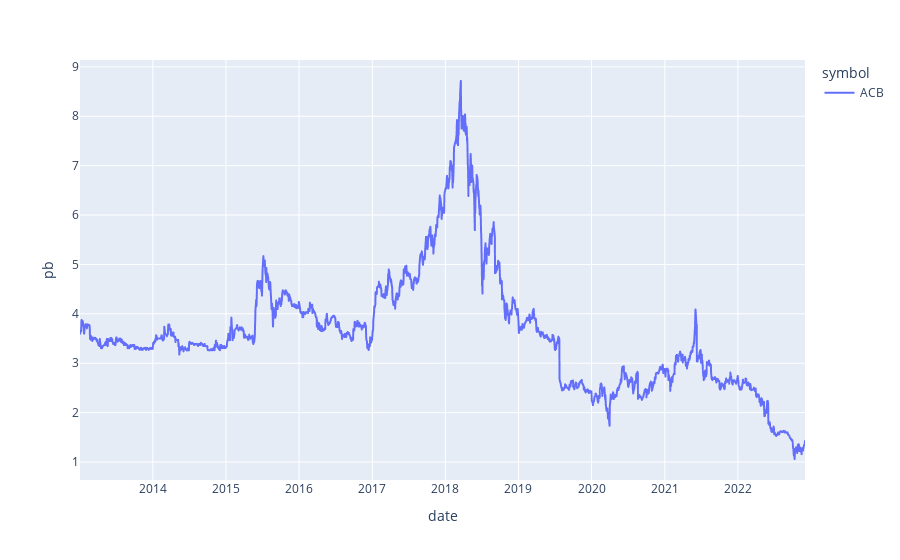

Notebook code cell kept with this figure:
### Code cell
price_financialratio["pb"] = (
    price_financialratio["close"] * 1000 / price_financialratio["bookValuePerShare"]
)
# sns.lineplot(data=price_financialratio, x="date", y="pb", hue="symbol")
fig = px.line(price_financialratio, x="date", y="pb", color='symbol')
fig.show()

### Figure 1 — Plotly figure (JSON) as saved in the notebook; plotly's stock layout.template omitted (floating-point values rounded to 4 significant figures; data arrays with more than 128 entries replaced by an {"elided": "..."} marker saying what was removed)
{"data": [{"hovertemplate": "symbol=ACB<br>date=%{x}<br>pb=%{y}<extra></extra>", "legendgroup": "ACB", "line": {"color": "#636efa", "dash": "solid"}, "marker": {"symbol": "circle"}, "mode": "lines", "name": "ACB", "showlegend": true, "type": "scattergl", "x": {"elided": "2472 str values"}, "xaxis": "x", "y": {"elided": "2472 float values"}, "yaxis": "y"}], "layout": {"legend": {"title": {"text": "symbol"}, "tracegroupgap": 0}, "margin": {"t": 60}, "xaxis": {"anchor": "y", "domain": [0, 1], "title": {"text": "date"}}, "yaxis": {"anchor": "x", "domain": [0, 1], "title": {"text": "pb"}}}}
